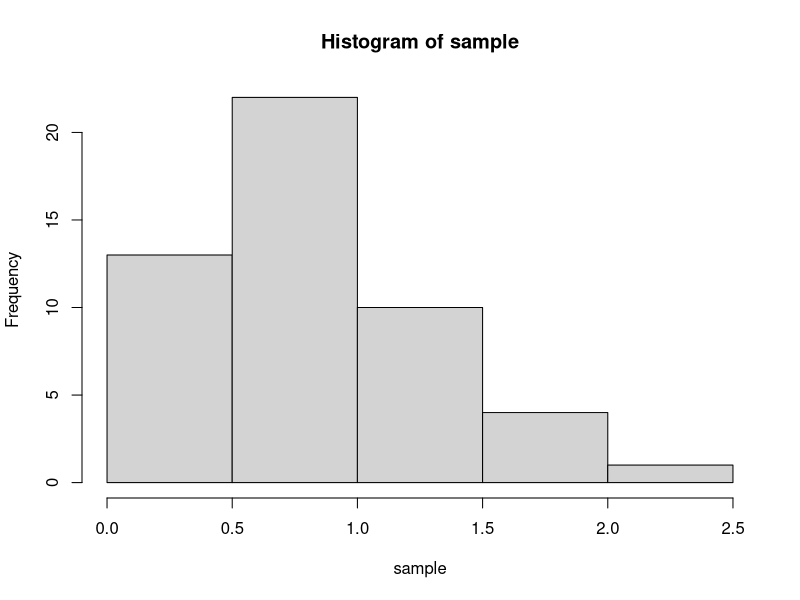

Source code (R):
theta1<-1
theta2<-1
beta1<-2
beta2<-1.5
p<-0.4
q<-0.6
first<-function(u){
	return (((-1*log(u))**(1/beta1))/theta1)
}
second<-function(u){
	return (((-1*log(u))**(1/beta2))/theta2)
}
count<-50
sample<-c()
for(i in 1:count){
	u1<-runif(1)
	x1<-first(u1)
	x2<-second(u1)
	u2<-runif(1)
	if(u2<p)
		sample[i]<-x1
	else
		sample[i]<-x2
	cat(sample[i],"\n")
}
hist(sample)
cat("Mean is: ",mean(sample),"\n")
cat("Variance is: ",var(sample),"\n")
